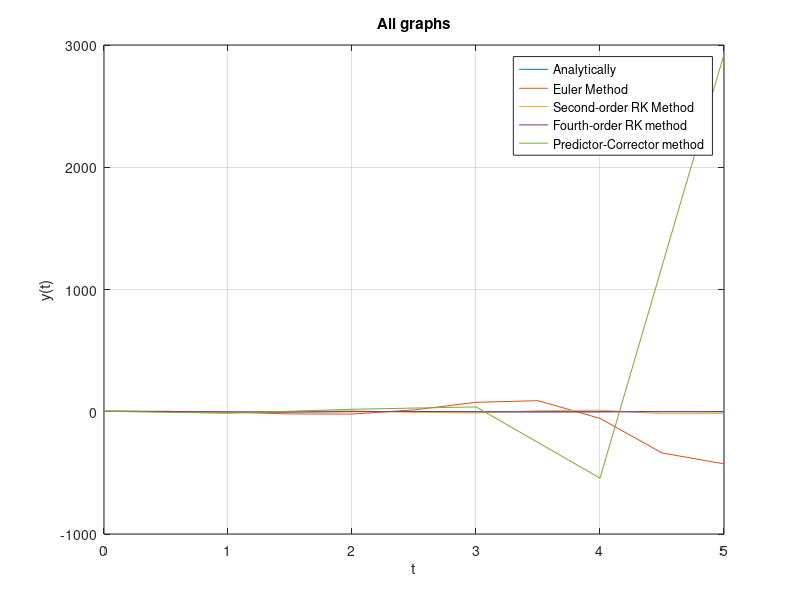

Write MATLAB code to recreate this figure.
clc;
clear all;

% Graph 1
t = 0:0.005:5;

% Analytically
y1 = exp(-0.3*t).*(4*cos(2.81247*t)+0.42667*sin(2.81247*t));

plot(t, y1), xlabel('t'), ylabel('y(t)');
title('Problem 3')
hold on;
grid on;

% Graph 2
h = 0.5;

% Initial Condition
y2(1) = 4;
dy = @(u) u;
u(1) = 0;
du = @(u, y) -0.6*u - (8*y);
t = 0:h:5;
a = (t(end) - t(1)) / h;

% Euler's method
for i = 1:a
    u(i+1) = u(i) + h * du(u(i), y2(i));
    y2(i+1) = y2(i) + h * dy(u(i));
end

plot(t, y2)

% Graph 3
h2 = 0.5;

% Initial Condition
y3(1) = 4;
dy3 = @(u) u;
u3(1) = 0;
du3 = @(u,y) (-0.6*u)-(8*y);
t = 0:h2:5;
a1 = (t(end)-t(1))/h2;

% Heun Method
for i = 1:a1
    % First Order
    k1y = dy3(u3(i));
    k1u = du3(u3(i), y3(i));

    % Second Order
    k2y = dy3(u3(i) + k1u*h2);
    k2u = du3(u3(i) + k1u*h2, y3(i) + k1y*h2);

    % Final Condition
    y3(i+1) = y3(i) + ((k1y/2) + (k2y/2)) * h2;
    u3(i+1) = u3(i) + ((k1u/2) + (k2u/2)) * h2;
end

plot(t, y3)


% Graph 4
h3 = 0.5;

% Initial Condition
y4(1) = 4;
dy = @(u) u;
u(1) = 0;
du = @(u,y) -0.6.*u - 8.*y;
t = 0:h3:5;
a = (t(end)-t(1))/h3;

% Fourth-Order RK Calculation
for i = 1:a
    % First Order
    k1_y(i) = u(i);
    k1_u(i) = -0.6.*k1_y(i) - 0.8.*y4(i);

    % Second Order
    k2_y(i) = u(i) + h3.*k1_u(i)./2;
    k2_u(i) = -0.6.*k2_y(i) - 8.*(y4(i) + h3.*k1_y(i)./2);

    % Third Order
    k3_y(i) = u(i) + h3.*k2_u(i)./2;
    k3_u(i) = -0.6.*k3_y(i) - 8.*(y4(i) + h3.*k2_y(i)./2);

    % Fourth Order
    k4_y(i) = u(i) + h3.*k3_u(i);
    k4_u(i) = -0.6.*k4_y(i) - 8.*(y4(i) + h3.*k3_y(i));

    % Final Condition
    y4(i+1) = y4(i) + 0.5.*(k1_y(i) + 2.*k2_y(i) + 2.*k3_y(i) + k4_y(i))./6;
    u(i+1) = u(i) + 0.5.*(k1_u(i) + 2.*k2_u(i) + 2.*k3_u(i) + k4_u(i))./6;
end

plot(t, y4)


% Graph 5
% Initial Condition
xpc(1) = 0;
y1pc(1) = 4;
y2pc(1) = 0;
delx = 1;
Nt = 5;

% Predictor-Corrector method
for i = 1:Nt
    % Predictor - Euler
    y1pred = y1pc(i) + delx * y2pc(i);
    y2pred = y2pc(i) + delx * (-0.6*y2pc(i) - 8*y1pc(i));

    % Corrector - Trapezoidal
    f1curr = y2pc(i);
    f2curr = -0.6*y2pc(i) - 8*y1pc(i);

    f1pred = y2pred;
    f2pred = -0.6*y2pred - 8*y1pred;

    y1pc(i+1) = y1pc(i) + (delx/2)*(f1curr + f1pred);
    y2pc(i+1) = y2pc(i) + (delx/2)*(f2curr + f2pred);
    xpc(i+1) = xpc(i) + delx;
end

plot(xpc, y1pc), xlabel('t'), ylabel('y(t)');
title('All graphs')

legend('Analytically', 'Euler Method', 'Second-order RK Method', 'Fourth-order RK method', 'Predictor-Corrector method')
